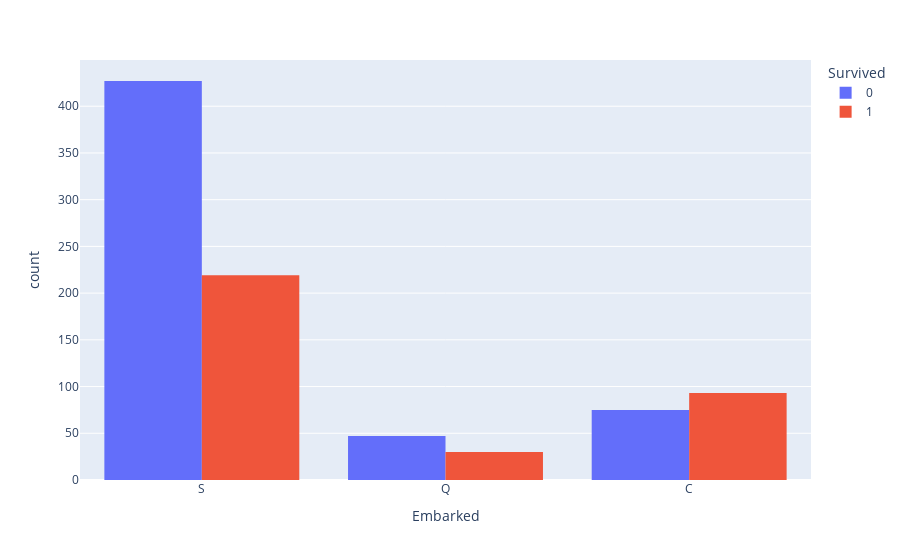

Source (notebook cell):
### Code cell
px.histogram(df, x = 'Embarked',color='Survived',barmode='group')

### Figure 1 — Plotly figure (JSON) as saved in the notebook; plotly's stock layout.template omitted (floating-point values rounded to 4 significant figures; data arrays with more than 128 entries replaced by an {"elided": "..."} marker saying what was removed)
{"data": [{"alignmentgroup": "True", "bingroup": "x", "hovertemplate": "Survived=0<br>Embarked=%{x}<br>count=%{y}<extra></extra>", "legendgroup": "0", "marker": {"color": "#636efa", "pattern": {"shape": ""}}, "name": "0", "offsetgroup": "0", "orientation": "v", "showlegend": true, "type": "histogram", "x": {"elided": "549 str values"}, "xaxis": "x", "yaxis": "y"}, {"alignmentgroup": "True", "bingroup": "x", "hovertemplate": "Survived=1<br>Embarked=%{x}<br>count=%{y}<extra></extra>", "legendgroup": "1", "marker": {"color": "#EF553B", "pattern": {"shape": ""}}, "name": "1", "offsetgroup": "1", "orientation": "v", "showlegend": true, "type": "histogram", "x": {"elided": "342 str values"}, "xaxis": "x", "yaxis": "y"}], "layout": {"barmode": "group", "legend": {"title": {"text": "Survived"}, "tracegroupgap": 0}, "margin": {"t": 60}, "xaxis": {"anchor": "y", "domain": [0, 1], "title": {"text": "Embarked"}}, "yaxis": {"anchor": "x", "domain": [0, 1], "title": {"text": "count"}}}}
